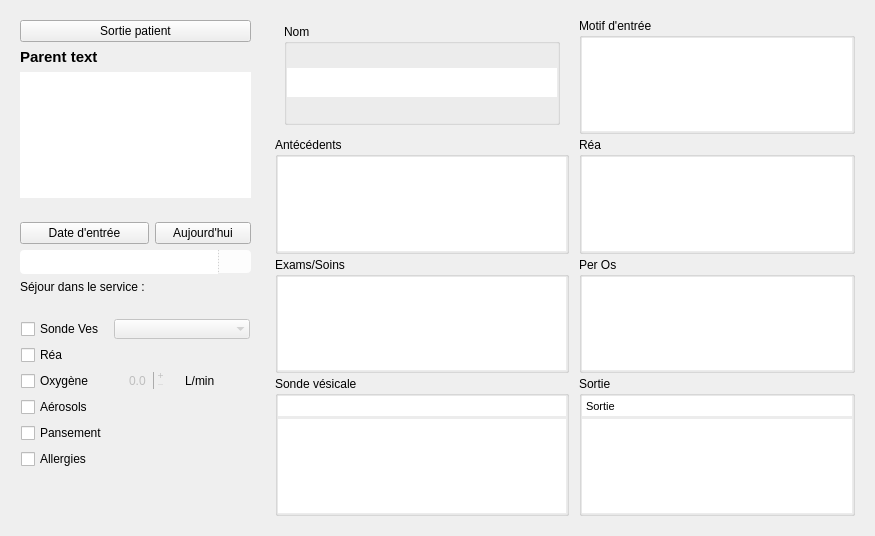
<?xml version="1.0" encoding="UTF-8"?>
<ui version="4.0">
 <class>ChambrePanel</class>
 <widget class="QFrame" name="ChambrePanel">
  <property name="geometry">
   <rect>
    <x>0</x>
    <y>0</y>
    <width>875</width>
    <height>536</height>
   </rect>
  </property>
  <property name="sizePolicy">
   <sizepolicy hsizetype="Expanding" vsizetype="Expanding">
    <horstretch>0</horstretch>
    <verstretch>0</verstretch>
   </sizepolicy>
  </property>
  <property name="minimumSize">
   <size>
    <width>875</width>
    <height>0</height>
   </size>
  </property>
  <property name="windowTitle">
   <string>Frame</string>
  </property>
  <property name="autoFillBackground">
   <bool>true</bool>
  </property>
  <property name="frameShape">
   <enum>QFrame::NoFrame</enum>
  </property>
  <property name="frameShadow">
   <enum>QFrame::Raised</enum>
  </property>
  <property name="lineWidth">
   <number>0</number>
  </property>
  <layout class="QGridLayout" name="gridLayout_3" rowstretch="10,0,0,0" columnstretch="10,0">
   <property name="sizeConstraint">
    <enum>QLayout::SetMinimumSize</enum>
   </property>
   <item row="2" column="0">
    <widget class="QFrame" name="frame_4">
     <property name="sizePolicy">
      <sizepolicy hsizetype="MinimumExpanding" vsizetype="MinimumExpanding">
       <horstretch>0</horstretch>
       <verstretch>0</verstretch>
      </sizepolicy>
     </property>
     <property name="maximumSize">
      <size>
       <width>300</width>
       <height>107</height>
      </size>
     </property>
     <property name="palette">
      <palette>
       <active>
        <colorrole role="Window">
         <brush brushstyle="SolidPattern">
          <color alpha="255">
           <red>255</red>
           <green>225</green>
           <blue>225</blue>
          </color>
         </brush>
        </colorrole>
       </active>
       <inactive>
        <colorrole role="Window">
         <brush brushstyle="SolidPattern">
          <color alpha="255">
           <red>240</red>
           <green>240</green>
           <blue>240</blue>
          </color>
         </brush>
        </colorrole>
       </inactive>
       <disabled>
        <colorrole role="Window">
         <brush brushstyle="SolidPattern">
          <color alpha="255">
           <red>240</red>
           <green>240</green>
           <blue>240</blue>
          </color>
         </brush>
        </colorrole>
       </disabled>
      </palette>
     </property>
     <property name="frameShape">
      <enum>QFrame::NoFrame</enum>
     </property>
     <property name="frameShadow">
      <enum>QFrame::Sunken</enum>
     </property>
     <layout class="QGridLayout" name="gridLayout_7">
      <item row="0" column="0">
       <layout class="QHBoxLayout" name="horizontalLayout_4" stretch="8,6">
        <property name="spacing">
         <number>6</number>
        </property>
        <item>
         <widget class="QToolButton" name="boutonCalendrier">
          <property name="sizePolicy">
           <sizepolicy hsizetype="Expanding" vsizetype="Expanding">
            <horstretch>0</horstretch>
            <verstretch>0</verstretch>
           </sizepolicy>
          </property>
          <property name="text">
           <string>Date d'entrée</string>
          </property>
          <property name="icon">
           <iconset resource="images.qrc">
            <normaloff>:/cal</normaloff>:/cal</iconset>
          </property>
          <property name="iconSize">
           <size>
            <width>24</width>
            <height>24</height>
           </size>
          </property>
          <property name="toolButtonStyle">
           <enum>Qt::ToolButtonTextBesideIcon</enum>
          </property>
         </widget>
        </item>
        <item>
         <widget class="QPushButton" name="boutonToday">
          <property name="sizePolicy">
           <sizepolicy hsizetype="Expanding" vsizetype="Expanding">
            <horstretch>0</horstretch>
            <verstretch>0</verstretch>
           </sizepolicy>
          </property>
          <property name="text">
           <string>Aujourd'hui</string>
          </property>
         </widget>
        </item>
       </layout>
      </item>
      <item row="1" column="0">
       <layout class="QHBoxLayout" name="horizontalLayout_3">
        <property name="spacing">
         <number>0</number>
        </property>
        <item>
         <widget class="QLabelDate" name="dateEntree">
          <property name="sizePolicy">
           <sizepolicy hsizetype="Expanding" vsizetype="Expanding">
            <horstretch>0</horstretch>
            <verstretch>0</verstretch>
           </sizepolicy>
          </property>
          <property name="minimumSize">
           <size>
            <width>100</width>
            <height>23</height>
           </size>
          </property>
          <property name="contextMenuPolicy">
           <enum>Qt::NoContextMenu</enum>
          </property>
          <property name="styleSheet">
           <string notr="true"> border: #ECECEC;
 border-top-left-radius: 4px;
 border-bottom-left-radius: 4px;
background: #FFFFFF;
padding: 5px;</string>
          </property>
          <property name="text">
           <string/>
          </property>
         </widget>
        </item>
        <item>
         <widget class="QPushButton" name="razDate">
          <property name="minimumSize">
           <size>
            <width>25</width>
            <height>23</height>
           </size>
          </property>
          <property name="cursor">
           <cursorShape>ArrowCursor</cursorShape>
          </property>
          <property name="styleSheet">
           <string notr="true">QPushButton{
border-top-right-radius : 4px;
border-bottom-right-radius : 4px;
background-color: #fdfdfd;
border-left : 1px dotted #acacac;
}

QPushButton:hover{
background-color: #ffffff;
}</string>
          </property>
          <property name="text">
           <string/>
          </property>
          <property name="icon">
           <iconset resource="images.qrc">
            <normaloff>:/remove</normaloff>:/remove</iconset>
          </property>
          <property name="iconSize">
           <size>
            <width>10</width>
            <height>10</height>
           </size>
          </property>
         </widget>
        </item>
       </layout>
      </item>
      <item row="2" column="0">
       <layout class="QHBoxLayout" name="horizontalLayout_5">
        <item>
         <widget class="QLabel" name="dureeSejourLabel">
          <property name="sizePolicy">
           <sizepolicy hsizetype="Preferred" vsizetype="Expanding">
            <horstretch>0</horstretch>
            <verstretch>0</verstretch>
           </sizepolicy>
          </property>
          <property name="text">
           <string>Séjour dans le service :</string>
          </property>
         </widget>
        </item>
        <item>
         <widget class="QLabel" name="dureeSejour">
          <property name="sizePolicy">
           <sizepolicy hsizetype="Preferred" vsizetype="Expanding">
            <horstretch>0</horstretch>
            <verstretch>0</verstretch>
           </sizepolicy>
          </property>
          <property name="font">
           <font>
            <pointsize>9</pointsize>
            <weight>75</weight>
            <bold>true</bold>
           </font>
          </property>
          <property name="text">
           <string/>
          </property>
         </widget>
        </item>
       </layout>
      </item>
     </layout>
    </widget>
   </item>
   <item row="3" column="0">
    <widget class="QFrame" name="frame_2">
     <property name="sizePolicy">
      <sizepolicy hsizetype="Preferred" vsizetype="Preferred">
       <horstretch>0</horstretch>
       <verstretch>0</verstretch>
      </sizepolicy>
     </property>
     <property name="maximumSize">
      <size>
       <width>300</width>
       <height>16777215</height>
      </size>
     </property>
     <property name="frameShape">
      <enum>QFrame::NoFrame</enum>
     </property>
     <property name="frameShadow">
      <enum>QFrame::Sunken</enum>
     </property>
     <layout class="QGridLayout" name="gridLayout_6">
      <property name="leftMargin">
       <number>0</number>
      </property>
      <property name="topMargin">
       <number>0</number>
      </property>
      <property name="rightMargin">
       <number>0</number>
      </property>
      <property name="bottomMargin">
       <number>0</number>
      </property>
      <item row="0" column="0">
       <layout class="QGridLayout" name="gridLayout" rowstretch="0,0,0,0,0,0,0,0" rowminimumheight="0,0,0,0,0,0,0,0">
        <property name="sizeConstraint">
         <enum>QLayout::SetMinAndMaxSize</enum>
        </property>
        <property name="leftMargin">
         <number>10</number>
        </property>
        <property name="topMargin">
         <number>10</number>
        </property>
        <property name="rightMargin">
         <number>10</number>
        </property>
        <property name="bottomMargin">
         <number>10</number>
        </property>
        <item row="3" column="0">
         <widget class="QCheckBox" name="AerosolsCheck">
          <property name="text">
           <string>Aérosols</string>
          </property>
         </widget>
        </item>
        <item row="0" column="1">
         <widget class="QComboBox" name="sondeVesCombo">
          <property name="enabled">
           <bool>false</bool>
          </property>
          <property name="frame">
           <bool>false</bool>
          </property>
         </widget>
        </item>
        <item row="1" column="0">
         <widget class="QCheckBox" name="reaCheck">
          <property name="text">
           <string>Réa</string>
          </property>
         </widget>
        </item>
        <item row="2" column="0">
         <widget class="QCheckBox" name="OxyCheck">
          <property name="text">
           <string>Oxygène</string>
          </property>
         </widget>
        </item>
        <item row="0" column="0">
         <widget class="QCheckBox" name="sondeVesCheck">
          <property name="text">
           <string>Sonde Ves</string>
          </property>
         </widget>
        </item>
        <item row="2" column="1">
         <layout class="QHBoxLayout" name="horizontalLayout">
          <item alignment="Qt::AlignHCenter|Qt::AlignVCenter">
           <widget class="QDoubleSpinBox" name="oxyDeb">
            <property name="enabled">
             <bool>false</bool>
            </property>
            <property name="minimumSize">
             <size>
              <width>0</width>
              <height>0</height>
             </size>
            </property>
            <property name="maximumSize">
             <size>
              <width>38</width>
              <height>16777215</height>
             </size>
            </property>
            <property name="cursor">
             <cursorShape>ArrowCursor</cursorShape>
            </property>
            <property name="autoFillBackground">
             <bool>false</bool>
            </property>
            <property name="wrapping">
             <bool>false</bool>
            </property>
            <property name="frame">
             <bool>false</bool>
            </property>
            <property name="readOnly">
             <bool>false</bool>
            </property>
            <property name="buttonSymbols">
             <enum>QAbstractSpinBox::PlusMinus</enum>
            </property>
            <property name="accelerated">
             <bool>true</bool>
            </property>
            <property name="showGroupSeparator" stdset="0">
             <bool>false</bool>
            </property>
            <property name="prefix">
             <string/>
            </property>
            <property name="decimals">
             <number>1</number>
            </property>
            <property name="maximum">
             <double>15.000000000000000</double>
            </property>
           </widget>
          </item>
          <item>
           <widget class="QLabel" name="label_2">
            <property name="text">
             <string>L/min</string>
            </property>
           </widget>
          </item>
         </layout>
        </item>
        <item row="7" column="0" colspan="2">
         <widget class="QMainAllergiesTextEdit" name="allergiesText">
          <property name="enabled">
           <bool>false</bool>
          </property>
          <property name="minimumSize">
           <size>
            <width>0</width>
            <height>0</height>
           </size>
          </property>
          <property name="maximumSize">
           <size>
            <width>16777215</width>
            <height>40</height>
           </size>
          </property>
          <property name="frameShape">
           <enum>QFrame::NoFrame</enum>
          </property>
         </widget>
        </item>
        <item row="1" column="1">
         <widget class="QMainTextEdit" name="reaText">
          <property name="enabled">
           <bool>false</bool>
          </property>
          <property name="maximumSize">
           <size>
            <width>16777215</width>
            <height>20</height>
           </size>
          </property>
          <property name="frameShape">
           <enum>QFrame::NoFrame</enum>
          </property>
          <property name="verticalScrollBarPolicy">
           <enum>Qt::ScrollBarAlwaysOff</enum>
          </property>
          <property name="horizontalScrollBarPolicy">
           <enum>Qt::ScrollBarAlwaysOff</enum>
          </property>
          <property name="lineWrapMode">
           <enum>QTextEdit::NoWrap</enum>
          </property>
         </widget>
        </item>
        <item row="5" column="0">
         <widget class="QCheckBox" name="allergiesCheck">
          <property name="text">
           <string>Allergies </string>
          </property>
          <property name="checkable">
           <bool>true</bool>
          </property>
         </widget>
        </item>
        <item row="4" column="0">
         <widget class="QCheckBox" name="pansementsCheck">
          <property name="text">
           <string>Pansement</string>
          </property>
         </widget>
        </item>
       </layout>
      </item>
     </layout>
    </widget>
   </item>
   <item row="0" column="0" rowspan="2">
    <widget class="QFrame" name="frame">
     <property name="sizePolicy">
      <sizepolicy hsizetype="Preferred" vsizetype="Preferred">
       <horstretch>0</horstretch>
       <verstretch>0</verstretch>
      </sizepolicy>
     </property>
     <property name="maximumSize">
      <size>
       <width>300</width>
       <height>16777215</height>
      </size>
     </property>
     <property name="frameShape">
      <enum>QFrame::NoFrame</enum>
     </property>
     <property name="frameShadow">
      <enum>QFrame::Plain</enum>
     </property>
     <layout class="QVBoxLayout" name="verticalLayout">
      <item>
       <widget class="QPushButton" name="resetChambrePanel">
        <property name="sizePolicy">
         <sizepolicy hsizetype="Maximum" vsizetype="Maximum">
          <horstretch>0</horstretch>
          <verstretch>0</verstretch>
         </sizepolicy>
        </property>
        <property name="maximumSize">
         <size>
          <width>300</width>
          <height>70</height>
         </size>
        </property>
        <property name="layoutDirection">
         <enum>Qt::LeftToRight</enum>
        </property>
        <property name="autoFillBackground">
         <bool>false</bool>
        </property>
        <property name="text">
         <string>Sortie patient</string>
        </property>
        <property name="icon">
         <iconset resource="images.qrc">
          <normaloff>:/open_door</normaloff>:/open_door</iconset>
        </property>
        <property name="iconSize">
         <size>
          <width>24</width>
          <height>24</height>
         </size>
        </property>
       </widget>
      </item>
      <item>
       <widget class="QLabel" name="titre">
        <property name="font">
         <font>
          <pointsize>11</pointsize>
          <weight>75</weight>
          <bold>true</bold>
          <stylestrategy>PreferAntialias</stylestrategy>
          <kerning>true</kerning>
         </font>
        </property>
        <property name="text">
         <string>Parent text</string>
        </property>
        <property name="scaledContents">
         <bool>false</bool>
        </property>
       </widget>
      </item>
      <item>
       <widget class="QMiscTextEdit" name="misc">
        <property name="minimumSize">
         <size>
          <width>230</width>
          <height>0</height>
         </size>
        </property>
        <property name="contextMenuPolicy">
         <enum>Qt::DefaultContextMenu</enum>
        </property>
        <property name="styleSheet">
         <string notr="true"/>
        </property>
        <property name="frameShape">
         <enum>QFrame::NoFrame</enum>
        </property>
        <property name="frameShadow">
         <enum>QFrame::Plain</enum>
        </property>
        <property name="verticalScrollBarPolicy">
         <enum>Qt::ScrollBarAlwaysOff</enum>
        </property>
        <property name="lineWrapMode">
         <enum>QTextEdit::FixedColumnWidth</enum>
        </property>
        <property name="lineWrapColumnOrWidth">
         <number>30</number>
        </property>
        <property name="acceptRichText">
         <bool>false</bool>
        </property>
       </widget>
      </item>
     </layout>
    </widget>
   </item>
   <item row="0" column="1" rowspan="4">
    <widget class="QFrame" name="frame_3">
     <property name="sizePolicy">
      <sizepolicy hsizetype="Preferred" vsizetype="Preferred">
       <horstretch>0</horstretch>
       <verstretch>0</verstretch>
      </sizepolicy>
     </property>
     <property name="frameShape">
      <enum>QFrame::NoFrame</enum>
     </property>
     <property name="frameShadow">
      <enum>QFrame::Sunken</enum>
     </property>
     <layout class="QGridLayout" name="gridLayout_5">
      <property name="topMargin">
       <number>4</number>
      </property>
      <property name="horizontalSpacing">
       <number>10</number>
      </property>
      <property name="verticalSpacing">
       <number>3</number>
      </property>
      <item row="1" column="1">
       <widget class="QGroupBox" name="groupBox_4">
        <property name="sizePolicy">
         <sizepolicy hsizetype="Expanding" vsizetype="Expanding">
          <horstretch>0</horstretch>
          <verstretch>0</verstretch>
         </sizepolicy>
        </property>
        <property name="styleSheet">
         <string notr="true"/>
        </property>
        <property name="title">
         <string>Motif d'entrée</string>
        </property>
        <property name="flat">
         <bool>false</bool>
        </property>
        <property name="checkable">
         <bool>false</bool>
        </property>
        <layout class="QVBoxLayout" name="verticalLayout_6">
         <property name="leftMargin">
          <number>0</number>
         </property>
         <property name="topMargin">
          <number>0</number>
         </property>
         <property name="rightMargin">
          <number>0</number>
         </property>
         <property name="bottomMargin">
          <number>0</number>
         </property>
         <item alignment="Qt::AlignTop">
          <widget class="QMainTextEdit" name="motifEntreeText">
           <property name="sizePolicy">
            <sizepolicy hsizetype="Expanding" vsizetype="Expanding">
             <horstretch>0</horstretch>
             <verstretch>0</verstretch>
            </sizepolicy>
           </property>
           <property name="minimumSize">
            <size>
             <width>270</width>
             <height>0</height>
            </size>
           </property>
           <property name="maximumSize">
            <size>
             <width>16777215</width>
             <height>16777215</height>
            </size>
           </property>
           <property name="contextMenuPolicy">
            <enum>Qt::DefaultContextMenu</enum>
           </property>
           <property name="autoFillBackground">
            <bool>false</bool>
           </property>
           <property name="styleSheet">
            <string notr="true"/>
           </property>
           <property name="frameShape">
            <enum>QFrame::NoFrame</enum>
           </property>
           <property name="lineWrapMode">
            <enum>QTextEdit::WidgetWidth</enum>
           </property>
          </widget>
         </item>
        </layout>
       </widget>
      </item>
      <item row="3" column="0">
       <widget class="QGroupBox" name="groupBox_2">
        <property name="title">
         <string>Antécédents</string>
        </property>
        <property name="flat">
         <bool>false</bool>
        </property>
        <layout class="QVBoxLayout" name="verticalLayout_4">
         <property name="leftMargin">
          <number>0</number>
         </property>
         <property name="topMargin">
          <number>0</number>
         </property>
         <property name="rightMargin">
          <number>0</number>
         </property>
         <property name="bottomMargin">
          <number>0</number>
         </property>
         <item>
          <widget class="QMainAtcdTextEdit" name="atcdText">
           <property name="sizePolicy">
            <sizepolicy hsizetype="Expanding" vsizetype="Preferred">
             <horstretch>0</horstretch>
             <verstretch>0</verstretch>
            </sizepolicy>
           </property>
           <property name="maximumSize">
            <size>
             <width>16777215</width>
             <height>16777215</height>
            </size>
           </property>
           <property name="contextMenuPolicy">
            <enum>Qt::DefaultContextMenu</enum>
           </property>
           <property name="styleSheet">
            <string notr="true"/>
           </property>
           <property name="frameShape">
            <enum>QFrame::NoFrame</enum>
           </property>
          </widget>
         </item>
        </layout>
       </widget>
      </item>
      <item row="3" column="1">
       <widget class="QGroupBox" name="groupBox_5">
        <property name="title">
         <string>Réa</string>
        </property>
        <property name="flat">
         <bool>false</bool>
        </property>
        <layout class="QHBoxLayout" name="horizontalLayout_2">
         <property name="leftMargin">
          <number>0</number>
         </property>
         <property name="topMargin">
          <number>0</number>
         </property>
         <property name="rightMargin">
          <number>0</number>
         </property>
         <property name="bottomMargin">
          <number>0</number>
         </property>
         <item>
          <widget class="QMainTextEdit" name="reaBigText">
           <property name="sizePolicy">
            <sizepolicy hsizetype="Expanding" vsizetype="Expanding">
             <horstretch>0</horstretch>
             <verstretch>0</verstretch>
            </sizepolicy>
           </property>
           <property name="maximumSize">
            <size>
             <width>16777215</width>
             <height>16777215</height>
            </size>
           </property>
           <property name="contextMenuPolicy">
            <enum>Qt::DefaultContextMenu</enum>
           </property>
           <property name="styleSheet">
            <string notr="true"/>
           </property>
           <property name="frameShape">
            <enum>QFrame::NoFrame</enum>
           </property>
          </widget>
         </item>
        </layout>
       </widget>
      </item>
      <item row="4" column="0">
       <widget class="QGroupBox" name="groupBox_3">
        <property name="title">
         <string>Exams/Soins</string>
        </property>
        <property name="flat">
         <bool>false</bool>
        </property>
        <layout class="QVBoxLayout" name="verticalLayout_5">
         <property name="leftMargin">
          <number>0</number>
         </property>
         <property name="topMargin">
          <number>0</number>
         </property>
         <property name="rightMargin">
          <number>0</number>
         </property>
         <property name="bottomMargin">
          <number>0</number>
         </property>
         <item>
          <widget class="QMainTextEdit" name="examText">
           <property name="sizePolicy">
            <sizepolicy hsizetype="Expanding" vsizetype="Expanding">
             <horstretch>0</horstretch>
             <verstretch>0</verstretch>
            </sizepolicy>
           </property>
           <property name="maximumSize">
            <size>
             <width>16777215</width>
             <height>16777215</height>
            </size>
           </property>
           <property name="contextMenuPolicy">
            <enum>Qt::DefaultContextMenu</enum>
           </property>
           <property name="styleSheet">
            <string notr="true"/>
           </property>
           <property name="frameShape">
            <enum>QFrame::NoFrame</enum>
           </property>
          </widget>
         </item>
        </layout>
       </widget>
      </item>
      <item row="4" column="1">
       <widget class="QGroupBox" name="groupBox_6">
        <property name="title">
         <string>Per Os</string>
        </property>
        <property name="flat">
         <bool>false</bool>
        </property>
        <layout class="QVBoxLayout" name="verticalLayout_8">
         <property name="leftMargin">
          <number>0</number>
         </property>
         <property name="topMargin">
          <number>0</number>
         </property>
         <property name="rightMargin">
          <number>0</number>
         </property>
         <property name="bottomMargin">
          <number>0</number>
         </property>
         <item>
          <widget class="QMainTextEdit" name="perosText">
           <property name="sizePolicy">
            <sizepolicy hsizetype="Expanding" vsizetype="Expanding">
             <horstretch>0</horstretch>
             <verstretch>0</verstretch>
            </sizepolicy>
           </property>
           <property name="maximumSize">
            <size>
             <width>16777215</width>
             <height>16777215</height>
            </size>
           </property>
           <property name="contextMenuPolicy">
            <enum>Qt::DefaultContextMenu</enum>
           </property>
           <property name="styleSheet">
            <string notr="true"/>
           </property>
           <property name="frameShape">
            <enum>QFrame::NoFrame</enum>
           </property>
          </widget>
         </item>
        </layout>
       </widget>
      </item>
      <item row="5" column="1">
       <widget class="QGroupBox" name="groupBox_8">
        <property name="title">
         <string>Sortie</string>
        </property>
        <property name="flat">
         <bool>false</bool>
        </property>
        <layout class="QVBoxLayout" name="verticalLayout_7">
         <property name="spacing">
          <number>3</number>
         </property>
         <property name="leftMargin">
          <number>0</number>
         </property>
         <property name="topMargin">
          <number>0</number>
         </property>
         <property name="rightMargin">
          <number>0</number>
         </property>
         <property name="bottomMargin">
          <number>0</number>
         </property>
         <item>
          <widget class="QMainTextEdit" name="sortieMainText">
           <property name="sizePolicy">
            <sizepolicy hsizetype="Expanding" vsizetype="Fixed">
             <horstretch>0</horstretch>
             <verstretch>0</verstretch>
            </sizepolicy>
           </property>
           <property name="maximumSize">
            <size>
             <width>16777215</width>
             <height>20</height>
            </size>
           </property>
           <property name="contextMenuPolicy">
            <enum>Qt::DefaultContextMenu</enum>
           </property>
           <property name="frameShape">
            <enum>QFrame::NoFrame</enum>
           </property>
           <property name="verticalScrollBarPolicy">
            <enum>Qt::ScrollBarAlwaysOff</enum>
           </property>
           <property name="horizontalScrollBarPolicy">
            <enum>Qt::ScrollBarAlwaysOff</enum>
           </property>
           <property name="lineWrapMode">
            <enum>QTextEdit::NoWrap</enum>
           </property>
           <property name="html">
            <string>&lt;!DOCTYPE HTML PUBLIC &quot;-//W3C//DTD HTML 4.0//EN&quot; &quot;http://www.w3.org/TR/REC-html40/strict.dtd&quot;&gt;
&lt;html&gt;&lt;head&gt;&lt;meta name=&quot;qrichtext&quot; content=&quot;1&quot; /&gt;&lt;style type=&quot;text/css&quot;&gt;
p, li { white-space: pre-wrap; }
&lt;/style&gt;&lt;/head&gt;&lt;body style=&quot; font-family:'MS Shell Dlg 2'; font-size:8.25pt; font-weight:400; font-style:normal;&quot;&gt;
&lt;p style=&quot; margin-top:0px; margin-bottom:0px; margin-left:0px; margin-right:0px; -qt-block-indent:0; text-indent:0px;&quot;&gt;&lt;span style=&quot; font-size:8pt;&quot;&gt;Sortie&lt;/span&gt;&lt;/p&gt;&lt;/body&gt;&lt;/html&gt;</string>
           </property>
          </widget>
         </item>
         <item>
          <widget class="QMainTextEdit" name="sortieSubText">
           <property name="sizePolicy">
            <sizepolicy hsizetype="Expanding" vsizetype="Expanding">
             <horstretch>0</horstretch>
             <verstretch>0</verstretch>
            </sizepolicy>
           </property>
           <property name="minimumSize">
            <size>
             <width>0</width>
             <height>30</height>
            </size>
           </property>
           <property name="maximumSize">
            <size>
             <width>16777215</width>
             <height>16777215</height>
            </size>
           </property>
           <property name="contextMenuPolicy">
            <enum>Qt::DefaultContextMenu</enum>
           </property>
           <property name="styleSheet">
            <string notr="true"/>
           </property>
           <property name="frameShape">
            <enum>QFrame::NoFrame</enum>
           </property>
          </widget>
         </item>
        </layout>
       </widget>
      </item>
      <item row="5" column="0">
       <widget class="QGroupBox" name="groupBox_7">
        <property name="title">
         <string>Sonde vésicale</string>
        </property>
        <property name="flat">
         <bool>false</bool>
        </property>
        <layout class="QGridLayout" name="_2" rowstretch="0,0" columnstretch="0">
         <property name="leftMargin">
          <number>0</number>
         </property>
         <property name="topMargin">
          <number>0</number>
         </property>
         <property name="rightMargin">
          <number>0</number>
         </property>
         <property name="bottomMargin">
          <number>0</number>
         </property>
         <property name="verticalSpacing">
          <number>3</number>
         </property>
         <item row="1" column="0">
          <widget class="QMainTextEdit" name="svSubText">
           <property name="sizePolicy">
            <sizepolicy hsizetype="Expanding" vsizetype="Expanding">
             <horstretch>0</horstretch>
             <verstretch>0</verstretch>
            </sizepolicy>
           </property>
           <property name="minimumSize">
            <size>
             <width>0</width>
             <height>30</height>
            </size>
           </property>
           <property name="maximumSize">
            <size>
             <width>16777215</width>
             <height>16777215</height>
            </size>
           </property>
           <property name="contextMenuPolicy">
            <enum>Qt::DefaultContextMenu</enum>
           </property>
           <property name="styleSheet">
            <string notr="true"/>
           </property>
           <property name="frameShape">
            <enum>QFrame::NoFrame</enum>
           </property>
          </widget>
         </item>
         <item row="0" column="0">
          <widget class="QMainTextEdit" name="svMainText">
           <property name="sizePolicy">
            <sizepolicy hsizetype="Expanding" vsizetype="Fixed">
             <horstretch>0</horstretch>
             <verstretch>0</verstretch>
            </sizepolicy>
           </property>
           <property name="maximumSize">
            <size>
             <width>16777215</width>
             <height>20</height>
            </size>
           </property>
           <property name="contextMenuPolicy">
            <enum>Qt::DefaultContextMenu</enum>
           </property>
           <property name="frameShape">
            <enum>QFrame::NoFrame</enum>
           </property>
           <property name="verticalScrollBarPolicy">
            <enum>Qt::ScrollBarAlwaysOff</enum>
           </property>
           <property name="horizontalScrollBarPolicy">
            <enum>Qt::ScrollBarAlwaysOff</enum>
           </property>
           <property name="lineWrapMode">
            <enum>QTextEdit::NoWrap</enum>
           </property>
          </widget>
         </item>
        </layout>
       </widget>
      </item>
      <item row="2" column="0">
       <spacer name="verticalSpacer">
        <property name="orientation">
         <enum>Qt::Vertical</enum>
        </property>
        <property name="sizeHint" stdset="0">
         <size>
          <width>20</width>
          <height>40</height>
         </size>
        </property>
       </spacer>
      </item>
      <item row="0" column="0" rowspan="2">
       <widget class="QFrame" name="frame_5">
        <property name="sizePolicy">
         <sizepolicy hsizetype="Preferred" vsizetype="Preferred">
          <horstretch>0</horstretch>
          <verstretch>0</verstretch>
         </sizepolicy>
        </property>
        <property name="frameShape">
         <enum>QFrame::NoFrame</enum>
        </property>
        <property name="frameShadow">
         <enum>QFrame::Plain</enum>
        </property>
        <layout class="QVBoxLayout" name="verticalLayout_9">
         <item>
          <widget class="QGroupBox" name="groupBoxNom">
           <property name="sizePolicy">
            <sizepolicy hsizetype="Expanding" vsizetype="Preferred">
             <horstretch>0</horstretch>
             <verstretch>0</verstretch>
            </sizepolicy>
           </property>
           <property name="font">
            <font>
             <stylestrategy>PreferDefault</stylestrategy>
            </font>
           </property>
           <property name="styleSheet">
            <string notr="true"/>
           </property>
           <property name="title">
            <string>Nom</string>
           </property>
           <property name="flat">
            <bool>false</bool>
           </property>
           <layout class="QVBoxLayout" name="verticalLayout_3">
            <property name="sizeConstraint">
             <enum>QLayout::SetDefaultConstraint</enum>
            </property>
            <property name="leftMargin">
             <number>0</number>
            </property>
            <property name="topMargin">
             <number>0</number>
            </property>
            <property name="rightMargin">
             <number>0</number>
            </property>
            <property name="bottomMargin">
             <number>0</number>
            </property>
            <item>
             <widget class="QNomLineEdit" name="nomText">
              <property name="sizePolicy">
               <sizepolicy hsizetype="Expanding" vsizetype="Fixed">
                <horstretch>0</horstretch>
                <verstretch>0</verstretch>
               </sizepolicy>
              </property>
              <property name="minimumSize">
               <size>
                <width>270</width>
                <height>0</height>
               </size>
              </property>
              <property name="maximumSize">
               <size>
                <width>16777215</width>
                <height>16777215</height>
               </size>
              </property>
              <property name="font">
               <font>
                <pointsize>14</pointsize>
                <weight>75</weight>
                <bold>true</bold>
               </font>
              </property>
              <property name="styleSheet">
               <string notr="true"/>
              </property>
              <property name="text">
               <string/>
              </property>
              <property name="maxLength">
               <number>29</number>
              </property>
              <property name="frame">
               <bool>false</bool>
              </property>
              <property name="alignment">
               <set>Qt::AlignLeading|Qt::AlignLeft|Qt::AlignVCenter</set>
              </property>
              <property name="cursorMoveStyle">
               <enum>Qt::LogicalMoveStyle</enum>
              </property>
              <property name="clearButtonEnabled">
               <bool>false</bool>
              </property>
             </widget>
            </item>
           </layout>
          </widget>
         </item>
        </layout>
       </widget>
      </item>
     </layout>
    </widget>
   </item>
  </layout>
 </widget>
 <customwidgets>
  <customwidget>
   <class>QLabelDate</class>
   <extends>QLabel</extends>
   <header>qlabeldate.h</header>
  </customwidget>
  <customwidget>
   <class>QMainTextEdit</class>
   <extends>QTextEdit</extends>
   <header>qmaintextedit.h</header>
  </customwidget>
  <customwidget>
   <class>QMiscTextEdit</class>
   <extends>QTextEdit</extends>
   <header>qmisctextedit.h</header>
  </customwidget>
  <customwidget>
   <class>QMainAllergiesTextEdit</class>
   <extends>QTextEdit</extends>
   <header>qmainallergiestextedit.h</header>
  </customwidget>
  <customwidget>
   <class>QMainAtcdTextEdit</class>
   <extends>QTextEdit</extends>
   <header>qmainatcdtextedit.h</header>
  </customwidget>
  <customwidget>
   <class>QNomLineEdit</class>
   <extends>QLineEdit</extends>
   <header>qnomlineedit.h</header>
  </customwidget>
 </customwidgets>
 <tabstops>
  <tabstop>misc</tabstop>
  <tabstop>boutonCalendrier</tabstop>
  <tabstop>boutonToday</tabstop>
  <tabstop>sondeVesCheck</tabstop>
  <tabstop>sondeVesCombo</tabstop>
  <tabstop>reaCheck</tabstop>
  <tabstop>reaText</tabstop>
  <tabstop>OxyCheck</tabstop>
  <tabstop>oxyDeb</tabstop>
  <tabstop>AerosolsCheck</tabstop>
  <tabstop>allergiesCheck</tabstop>
  <tabstop>allergiesText</tabstop>
  <tabstop>nomText</tabstop>
  <tabstop>motifEntreeText</tabstop>
  <tabstop>atcdText</tabstop>
  <tabstop>reaBigText</tabstop>
  <tabstop>examText</tabstop>
  <tabstop>perosText</tabstop>
  <tabstop>svMainText</tabstop>
  <tabstop>svSubText</tabstop>
  <tabstop>sortieMainText</tabstop>
  <tabstop>sortieSubText</tabstop>
 </tabstops>
 <resources>
  <include location="images.qrc"/>
 </resources>
 <connections/>
</ui>
